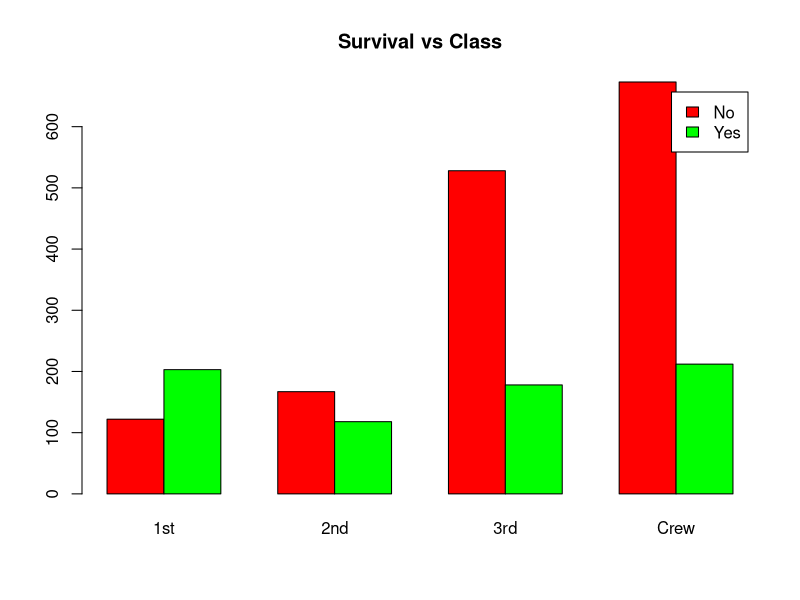
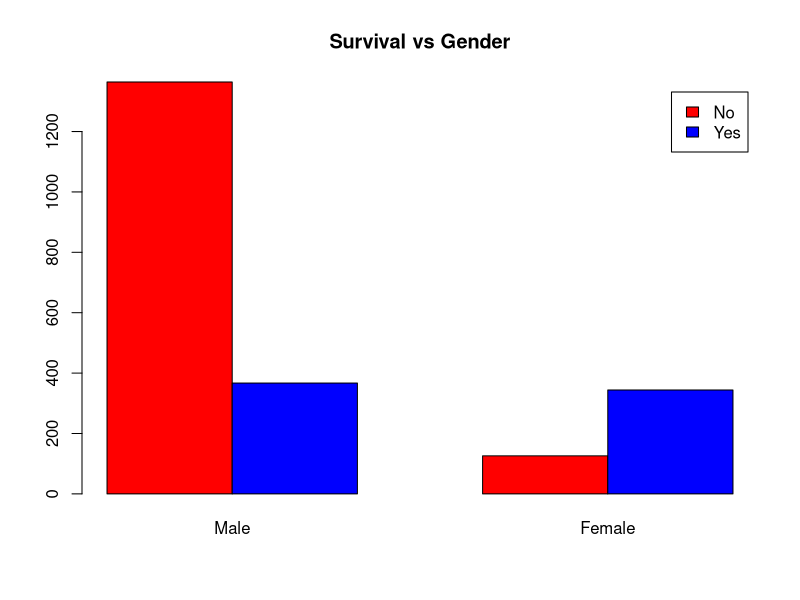
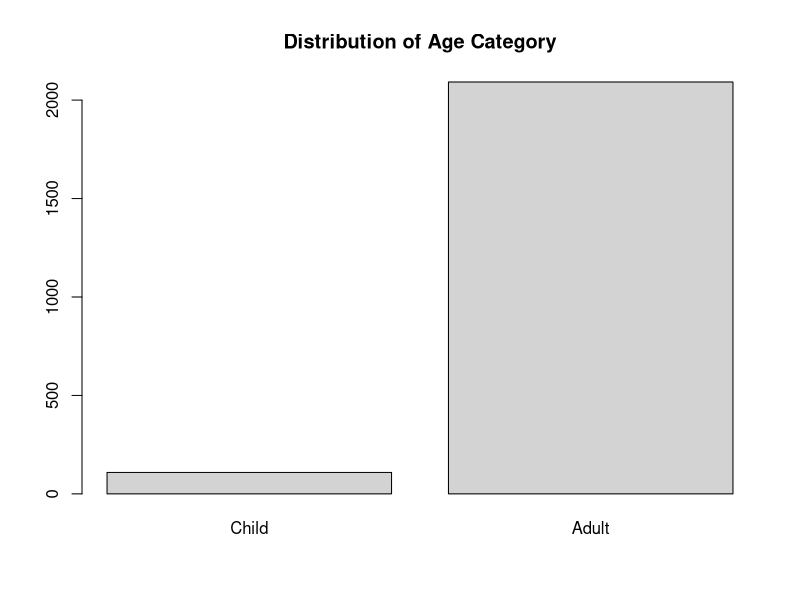

Here is the R script that generated these plots, in order:
titanic_df <- as.data.frame(Titanic)

class_survival <- xtabs(Freq ~ Survived + Class, data = titanic_df)
barplot(class_survival, legend = rownames(class_survival),
        main = "Survival vs Class", col = c("red", "green"), beside = TRUE)

gender_survival <- xtabs(Freq ~ Survived + Sex, data = titanic_df)
barplot(gender_survival, legend = rownames(gender_survival),
        main = "Survival vs Gender", col = c("red", "blue"), beside = TRUE)

age_survival <- xtabs(Freq ~ Age, data = titanic_df)
barplot(age_survival, main = "Distribution of Age Category", col = "lightgray")
